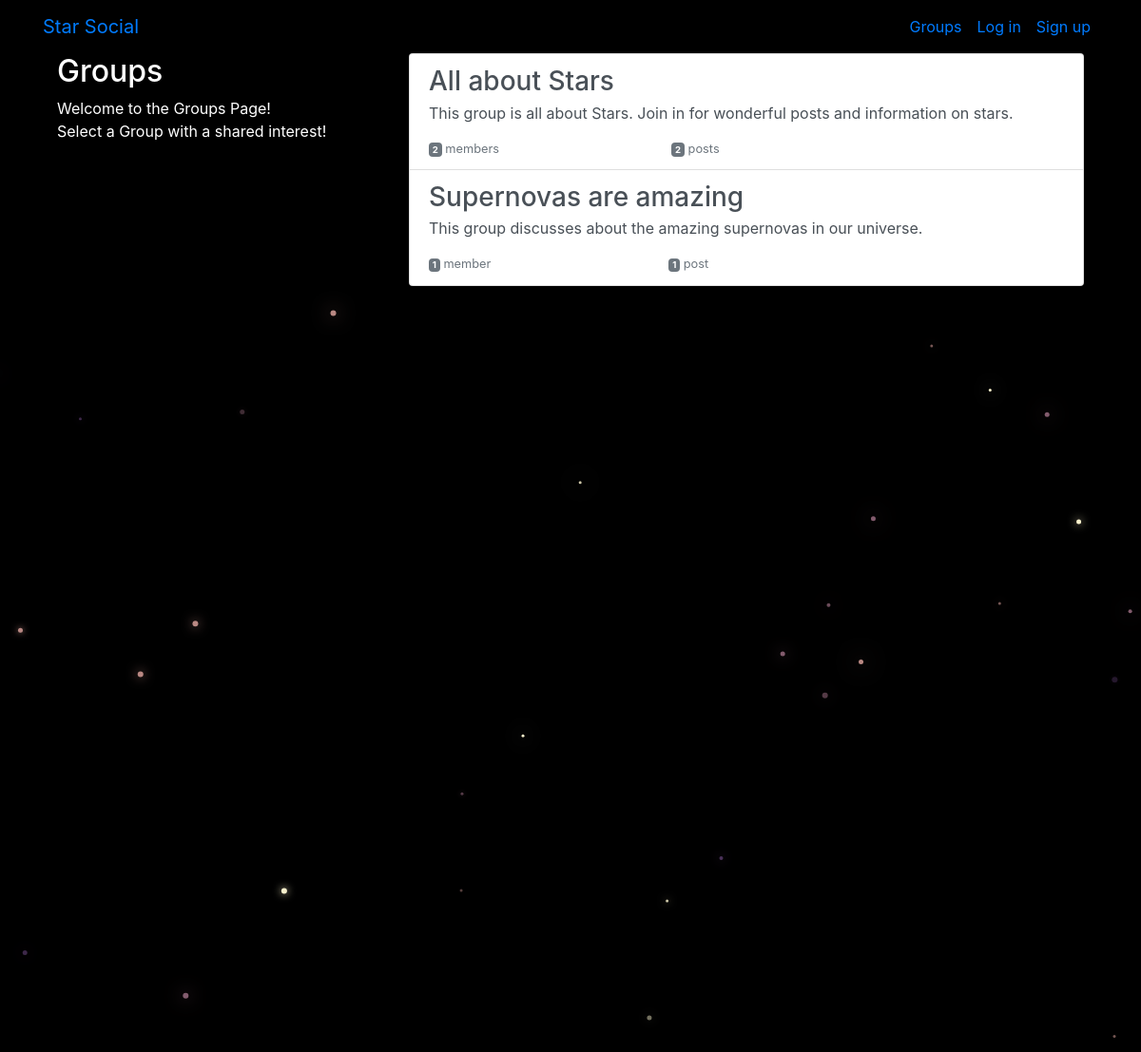
The app's page /groups/ with its own data.
### groups/models.py (models this page shows, shortened)
class Group(models.Model):
    name = models.CharField(max_length=255, unique=True)
    slug = models.SlugField(allow_unicode=True, unique=True)
    description = models.TextField(blank=True, default='')
    description_html = models.TextField(editable=False, default='', blank=True)
    members = models.ManyToManyField(User,through="GroupMember")
    class Meta:
        ordering = ["name"]

### groups/views.py (the view)
# urls.py: path('', views.ListGroups.as_view(), name="all"),
class ListGroups(generic.ListView):
    model = Group

### groups/templates/groups/group_list.html (shortened to what this page needs)
{% extends "groups/group_base.html" %}
{% block pregroup %}
<div class="col-md-4">
	<div class="content">
			<h2>Groups</h2>
			<p>Welcome to the Groups Page! <br>Select a Group with a shared interest!</p>
	</div>
</div>
{% endblock %}
{% block group_content %}
<div class="col-md-8">
	<div class="list-group">
		{% for group in object_list %}
		<a href="{% url 'groups:single' slug=group.slug %}"
		class="list-group-item list-group-item-action flex-column align-items-start">
			<h3 class="mb-1">{{ group.name }}</h3>
			<p class="mb-1">{{ group.description_html|safe }}</p>
			<div class="d-flex w-40 justify-content-between">
				<small class="text-muted"><span class="badge badge-secondary">
					{{ group.members.count }}</span> member{{ group.members.count|pluralize }}</small>
				<small class="text-muted"><span class="badge badge-secondary">
					{{ group.posts.count }}</span> post{{ group.posts.count|pluralize }}</small>
			</div>
		</a>
		{% endfor %}
	</div>
</div>
{% endblock %}

### static/simplesocial/css/master.css (style rules this page uses)
body { margin: 0; overflow: hidden; background-color: black; color:white; }

### records on screen
Group: name "All about Stars", description_html "This group is all about Stars. Join in for wonderful posts and information on stars.", members.count "2", posts.count "2"
Group: name "Supernovas are amazing", description_html "This group discusses about the amazing supernovas in our universe.", members.count "1", posts.count "1"
